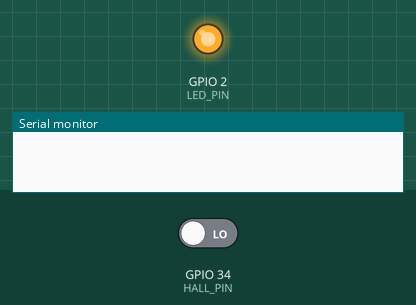
This program was run on a simulated ESP32. Shown: output pins drawn as LEDs (lit = HIGH), the last lines printed to the serial monitor. The test bench sets the inputs (shaded band); at power-on: GPIO 34 (HALL_PIN) LOW. WiFi joins after 1.5 s; servers stay silent unless stated.

Above: at 1.8 s.
At 12.0 s:
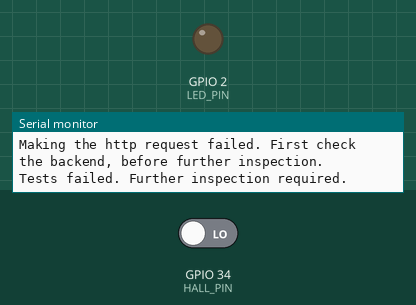
Timing chart, 0 to 13.5 s (numbered marks = the images above):
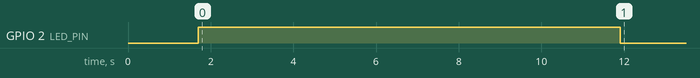

Measured:
- by itself, GPIO 2 (LED_PIN): HIGH → LOW at 11.9 s

The program:

main.cpp
```cpp
#include <WiFi.h>
#include <Arduino.h>
#include <stdint.h>
#include "http.h"
#include "wifi.h"
#include "main.h"
#include "hall_sensor.h"
#include "debug_handler.h"
#include "led.h"
#include "door_state_handler.h"
#include "test_suite.h"


static door_state_t door_state;

void setup() {
    Serial.begin(SERIAL_BAUD);
    init_led();
    wifi_code_t wifi_status = wifi_init();
    init_hall_pin();
    hall_state_t hall_value = read_hall_sensor();
    init_door_state(&door_state, hall_value);
    wifi_status = wifi_check_connection();
    led_state_t led_state = wifi_debug_handler(wifi_status);
    led_error_message(led_state);
    http_code_t http_code = decide_http_function(door_state.current_value, true);
    led_state = http_debug_handler(wifi_status, http_code);
    led_error_message(led_state);
    #ifdef TESTS_ACTIVATED
    run_tests();
    #endif
}

void loop() {
    wifi_code_t wifi_status = wifi_check_connection();
    led_state_t led_state = wifi_debug_handler(wifi_status);
    led_error_message(led_state);
    hall_state_t hall_value = read_hall_sensor();
    update_door_state(&door_state, hall_value);
    bool door_state_altered_indicator = door_state_altered(&door_state);
    http_code_t http_code = decide_http_function(door_state.current_value, door_state_altered_indicator);
    led_state = http_debug_handler(wifi_status, http_code);
    led_error_message(led_state);
}
```

auth.h
```cpp
#ifndef AUTH_H
#define AUTH_H


#define WIFI_SSID "HUAWEI P20"
#define WIFI_PASSWORD "123456bb"


#endif
```

debug_handler.h
```cpp
#ifndef _DEBUG_HANDLER_H
#define _DEBUG_HANDLER_H

#include "wifi.h"
#include "http.h"
#include "led.h"

led_state_t wifi_debug_handler(wifi_code_t);
led_state_t http_debug_handler(wifi_code_t, http_code_t);

#endif
```

door_state_handler.h
```cpp
#ifndef DOOR_STATE_HANDLER_H
#define DOOR_STATE_HANDLER_H
#include <stdbool.h>
#include <stdint.h>
#include "hall_sensor.h"

typedef struct
{
    hall_state_t current_value;
    hall_state_t previous_value;
} door_state_t;

void update_door_state( door_state_t*, hall_state_t);
void init_door_state(door_state_t*, hall_state_t);
bool door_state_altered(door_state_t*);

#endif
```

http.h
```cpp
#ifndef HTTP_H
#define HTTP_H
#include <stdint.h>
#include "hall_sensor.h"


typedef enum {
    HTTP_STATUS_OK = 200,
    HTTP_STATUS_ERROR = -1,
    NO_HTTP_REQUEST = -2,
} http_code_t;


http_code_t http_send_manual_door_status(hall_state_t);
http_code_t decide_http_function(hall_state_t, bool);
#endif
```

led.h
```cpp
#ifndef LED_H
#define LED_H
#define LED_PIN 2
#define SLOW_BLINKING_DELAY 1000
#define FAST_BLINKING_DELAY 200


#define LED_PROGRAM_DURATION 10000

typedef enum {
    LED_ON = 1,
    LED_BLINK_SLOW = 2,
    LED_BLINK_FAST = 3,
    LED_OFF = 4
} led_state_t;


void init_led(void);
void led_on(void);
void led_off(void);
void no_blinking(void);
void slow_blinking(void);
void fast_blinking(void);
void led_error_message(led_state_t);

#endif
```

main.h
```cpp
#define SERIAL_BAUD 115200 //Baut-Rate of ESP32
```

test_suite.h
```cpp
#ifndef TEST_SUITE_H
#define TEST_SUITE_H


#define TESTS_ACTIVATED false
#define WIFI_WRONG_AUTHENTIFICATION false
#define MAGNET_PRESENT false

void run_tests(void);

#endif
```

wifi.h
```cpp
#ifndef WIFI_H
#define WIFI_H

#define TIMEOUT 5000
typedef enum {
    WIFI_STATUS_OK = 0,
    WIFI_STATUS_TIMEOUT = 1,
    WIFI_STATUS_ERROR = 2,
} wifi_code_t;


wifi_code_t wifi_init(void);
wifi_code_t wifi_check_connection(void);
void handle_wifi_status(wifi_code_t);


#endif
```

debug_handler.cpp
```cpp
#include "debug_handler.h"
#include "http.h"
#include "wifi.h"
#include "led.h"
/*******************************************************************************
 * @brief   Returns a led function identifier depending on the wifi status. If a error occurs a person should know
 *
 * @param   wifi_code_t
 *
 * @return  led_state_t
 ******************************************************************************/
led_state_t wifi_debug_handler(wifi_code_t wifi_status) {
    if (wifi_status == WIFI_STATUS_OK) {
        return LED_OFF;
    } else if (wifi_status == WIFI_STATUS_TIMEOUT) {
        return LED_BLINK_SLOW;
    } else {
        return LED_BLINK_FAST;
    }
}
/*******************************************************************************
 * @brief   Decides which LED code to return, so that the led module can decide which led function to call. Debug reasons. Debugs http codes
 * core idea : if the wifi does not work it does not make sense to debug a http error, because wifi is essential to even make http requests
 *
 * @param   wifi_code_t, http_code_t
 *
 * @return  led_state_t
 ******************************************************************************/
led_state_t http_debug_handler(wifi_code_t wifi_status, http_code_t http_status){

    switch (wifi_status)
    {
        case WIFI_STATUS_OK:
        if (http_status == HTTP_STATUS_OK || http_status == NO_HTTP_REQUEST) {
            return LED_OFF;
        }
        else
        {
            return LED_ON;
        }
        case WIFI_STATUS_TIMEOUT: return LED_BLINK_SLOW;
        case WIFI_STATUS_ERROR: return LED_BLINK_FAST;
        default : return LED_ON;

    }
}
```

door_state_handler.cpp
```cpp
#include "door_state_handler.h"
#include "hall_sensor.h"


/*******************************************************************************
 * @brief   Inits the door_state_t struct with the first value read from the hall effect sensor
 *
 * @param   hall_state_t, door_state_t
 *
 * @return  void
 ******************************************************************************/

void init_door_state(door_state_t * const door_state,
                     const hall_state_t hall_state)
{
    door_state->current_value  = hall_state;
    door_state->previous_value = hall_state;
}

/*******************************************************************************
 * @brief   Updates the door_state struct after a new value has been read
 *
 * @param   hall_state_t, door_state_t
 *
 * @return  void
 ******************************************************************************/

void update_door_state(door_state_t * const door_state, const hall_state_t hall_state){
    door_state->previous_value  = door_state->current_value;
    door_state->current_value = hall_state;
}


/*******************************************************************************
 * @brief   Compares both values in door_state_t, to check for updates in the door state.
 *
 * @param   door_state_t
 *
 * @return  true or false
 ******************************************************************************/

bool door_state_altered(door_state_t * const door_state){
    return(door_state->current_value != door_state->previous_value);
}
```

http.cpp
```cpp
#include <Arduino.h>
#include <WiFiClientSecure.h>
#include <HTTPClient.h>
#include <stdint.h>
#include "http.h"
#include "hall_sensor.h"
#include "debug_handler.h"


static const char* servername = "https://87.106.5.130/door_state_altered";


/*******************************************************************************
 * @brief   This function is called, if the door status changed. It sends a http request, with a USER-AGENT to verify itself at the backend and the current door status
 *
 * @param   hall_state_t
 *
 * @return  http_code_t
 ******************************************************************************/
http_code_t http_send_manual_door_status(hall_state_t door_state) {

    WiFiClientSecure client;
    client.setInsecure();

    HTTPClient http;
    http.setUserAgent("Im Arduino");
    char door_state_str[7];
    if(door_state == DOOR_OPEN){
        strcpy(door_state_str, "Open");
    }
    else{
        strcpy(door_state_str, "Closed");
    }
    const bool REPLACE = false;
    const bool APPEND = false;
    http.addHeader("Accept", door_state_str, REPLACE, APPEND);
    http.begin(client, servername);
    int16_t httpResponseCode = http.GET();
    if(httpResponseCode == HTTP_CODE_OK){
         http.end();
        return HTTP_STATUS_OK;
    }
    else{
         http.end();
        return HTTP_STATUS_ERROR;
    }

}
/*******************************************************************************
 * @brief   Calls the http_send_manual_door_status function, if the door state changed. Otherwise it returns a code, that indicated, that no call was made
 * @param   hall_state_t, bool
 *
 * @return  http_code_t
 ******************************************************************************/
http_code_t decide_http_function(hall_state_t door_state, bool door_state_altered){
    if(door_state_altered){
        return http_send_manual_door_status(door_state);
    }
    else{
        return NO_HTTP_REQUEST;
    }
}
```

led.cpp
```cpp
#include <Arduino.h>
#include <stdint.h>
#include "led.h"


/*******************************************************************************
 * @brief   Set LED_PIN in output mode
 *
 * @param    void
 *
 * @return  void
 ******************************************************************************/
void init_led(){
    pinMode(LED_PIN, OUTPUT);
}


/*******************************************************************************
 * @brief   Activate LED
 *
 * @param   void
 *
 * @return  void
 ******************************************************************************/
 void led_on(){
    digitalWrite(LED_PIN, HIGH);
}


/*******************************************************************************
 * @brief   Deactivate LED
 *
 * @param   void
 *
 * @return  void
 ******************************************************************************/
void led_off(){
    digitalWrite(LED_PIN, LOW);
}


/*******************************************************************************
 * @brief   LED is on for LED_PROGRAM_DURATION Milliseconds
 *
 * @param   void
 *
 * @return  void
 ******************************************************************************/
void no_blinking(){
    led_on();
    delay(LED_PROGRAM_DURATION);
}


/*******************************************************************************
 * @brief   Lets LED blink slow for LED_PROGRAM_DURATION Milliseconds
 *
 * @param   void
 *
 * @return  void
 ******************************************************************************/
void slow_blinking(){
    const uint8_t LED_SWITCHES = 2U;
    uint32_t N_ITERATIONS = LED_PROGRAM_DURATION / SLOW_BLINKING_DELAY / LED_SWITCHES ;
    for(uint32_t i = 0U;i < N_ITERATIONS; i++){
        led_on();
        delay(SLOW_BLINKING_DELAY);
        led_off();
        delay(SLOW_BLINKING_DELAY);
    }

}


/*******************************************************************************
 * @brief   Lets LED blink fast for LED_PROGRAM_DURATION Milliseconds
 *
 * @param   void
 *
 * @return  void
 ******************************************************************************/
void fast_blinking(){
    const uint8_t LED_SWITCHES = 2U;
    uint32_t N_ITERATIONS = LED_PROGRAM_DURATION / FAST_BLINKING_DELAY / LED_SWITCHES ;
    Serial.println(N_ITERATIONS);
    for(uint32_t i = 0U; i < N_ITERATIONS; i++){
        led_on();
        delay(FAST_BLINKING_DELAY);
        led_off();
        delay(FAST_BLINKING_DELAY);
    }
}


/*******************************************************************************
 * @brief   Handling the LED command from the debug handler and calling a led function, depending on the code
 *
 * @param   led_command
 *
 * @return  void
 ******************************************************************************/
void led_error_message(led_state_t led_command) {
    switch(led_command) {
        case LED_ON: no_blinking(); break;
        case LED_BLINK_SLOW: slow_blinking(); break;
        case LED_BLINK_FAST: fast_blinking(); break;
        case LED_OFF: led_off(); break;
        default: led_off(); break;
    }
}
```

test_suite.cpp
```cpp
#include <Arduino.h>
#include <stdint.h>
#include <stdbool.h>
#include "wifi.h"
#include "test_suite.h"
#include "hall_sensor.h"
#include "door_state_handler.h"
#include "http.h"

/*******************************************************************************
 * @brief   Tests the system. Be aware to set the definitions correctly. Be aware, that some tests can also fail because of external
 * conditions, like a broken WiFi router, a broken hall-effect sensor etc.
 * first if clauses test wifi. second tests hall-effect-sensor. third tests http. Last tests led. Multiple things have to work and more fine grained testing is maybe required
 * to identify the source of the problem, if the code is correct. Prints out over the serial monitor, if everything works fine.
 * This test-suite is not really good, because of time management problems
 * @param   void
 *
 * @return void
 ******************************************************************************/

void run_tests(){

    bool tests_succesful = true;
    if(WIFI_WRONG_AUTHENTIFICATION){
        wifi_code_t wifi_status = wifi_init();
        if(wifi_status == WIFI_STATUS_OK){
            tests_succesful = false;
            Serial.println("Wifi test failed");
        }
        else{
            tests_succesful = tests_succesful;
        }
    }
    else{
        wifi_code_t wifi_status = wifi_init();
        if(wifi_status == WIFI_STATUS_OK){
            tests_succesful = tests_succesful;
        }
        else{
            tests_succesful = false;
            Serial.println("Wifi test failed");
        }
    }
    if(MAGNET_PRESENT){
        hall_state_t hall_state = read_hall_sensor();
        if(hall_state == DOOR_OPEN){
            tests_succesful = false;
            Serial.println("Hall-Sensor test failed");
        }

    }
    else{
        hall_state_t hall_state = read_hall_sensor();
        if(hall_state == DOOR_CLOSED){
            tests_succesful = false;
            Serial.println("Hall-Sensor test failed");
        }
        else{
            tests_succesful = tests_succesful;
        }
    }
    door_state_t door_state;
    init_door_state(&door_state, DOOR_OPEN);
    if(door_state_altered(&door_state)){
        tests_succesful =false;
        Serial.println("Door state handler test failed: init_door_state");
    }
    else{
        tests_succesful = tests_succesful;
    }
    update_door_state(&door_state, DOOR_CLOSED);
    if(door_state.current_value != DOOR_CLOSED){
        tests_succesful = false;
        Serial.println("Door state handler test failed: update_door_state");
    }

    http_code_t http_code;
    bool door_status_changed = false;
    http_code = decide_http_function(DOOR_CLOSED, door_status_changed);
  if(http_code != NO_HTTP_REQUEST){
    tests_succesful = false;
    Serial.println("http failed : decide_http_function");
  }
    else{
    door_status_changed = true;
    http_code = decide_http_function(DOOR_OPEN, door_status_changed);
    if(http_code != HTTP_STATUS_OK){
        tests_succesful = false;
        Serial.println("Making the http request failed. First check the backend, before further inspection.");
    }
    else{
        // tests_succesful stays unaltered, thus not action is needed
    }
}

    if(tests_succesful){
        Serial.println("Tests succesful and everything should work fine");
    }
    else{
        Serial.println("Tests failed. Further inspection required.");
    }

    }
```

wifi.cpp
```cpp
#include <WiFi.h>
#include <Arduino.h>
#include <stdint.h>
#include "wifi.h"
#include "auth.h"


/*******************************************************************************
 * @brief    Initiates a wifi connection. SSID and password are specified in auth.h. The functions tries to init a wifi connection. It either return
 *
 * @param    /
 *
 * @return  WIFI_STATUS_OK, WIFI_STATUS_TIMEOUT or WIFI_STATUS_ERROR
 ******************************************************************************/

wifi_code_t wifi_init() {
 WiFi.begin(WIFI_SSID, WIFI_PASSWORD);

 unsigned long startTime = millis();

    while (WiFi.status() != WL_CONNECTED) {
        if (millis() - startTime >= TIMEOUT) {
            return WIFI_STATUS_TIMEOUT;
        }
    }
    if (WiFi.status() == WL_CONNECTED)
        {
            return WIFI_STATUS_OK;
        }
        else {
            return WIFI_STATUS_ERROR;
        }


}


/*******************************************************************************
 * @brief   Tests existing wifi connection. If the wifi connection is lost it tries to reconnect, before
 * returning a failure code.
 *
 * @param   /
 *
 * @return  WIFI_STATUS_OK or WIFI_STATUS_ERROR
 ******************************************************************************/

wifi_code_t wifi_check_connection(){
     if(WiFi.status() == WL_CONNECTED){
        return WIFI_STATUS_OK;
   }
   else{
        return wifi_init();
   }
}
```

hall_sensor.h
```cpp
#ifndef HALL_SENSOR_H
#define HALL_SENSOR_H

#define HALL_PIN 34


typedef enum {
    DOOR_CLOSED = 0,
    DOOR_OPEN = 1,
} hall_state_t;

void init_hall_pin(void);
hall_state_t read_hall_sensor(void);


#endif
```

hall_sensor.cpp
```cpp
#include <Arduino.h>
#include "hall_sensor.h"


/*******************************************************************************
 * @brief   Sets HALL_PIN in input mode
 *
 * @param   void
 *
 * @return  void
 ******************************************************************************/

void init_hall_pin(){
    pinMode(HALL_PIN, INPUT);
}
/*******************************************************************************
 * @brief   Reads out hall effect pin. digitalRead(HALL_PIN) returns 1, when there is no magnet nearby and 0 otherwise
 *
 * @param   /
 *
 * @return  DOOR_OPEN or DOOR_CLOSED
 ******************************************************************************/

hall_state_t read_hall_sensor(){
    uint8_t hall_value = digitalRead(HALL_PIN);
    if(hall_value){
        return DOOR_OPEN;
    }
    else{
        return DOOR_CLOSED;
    }
}
```
